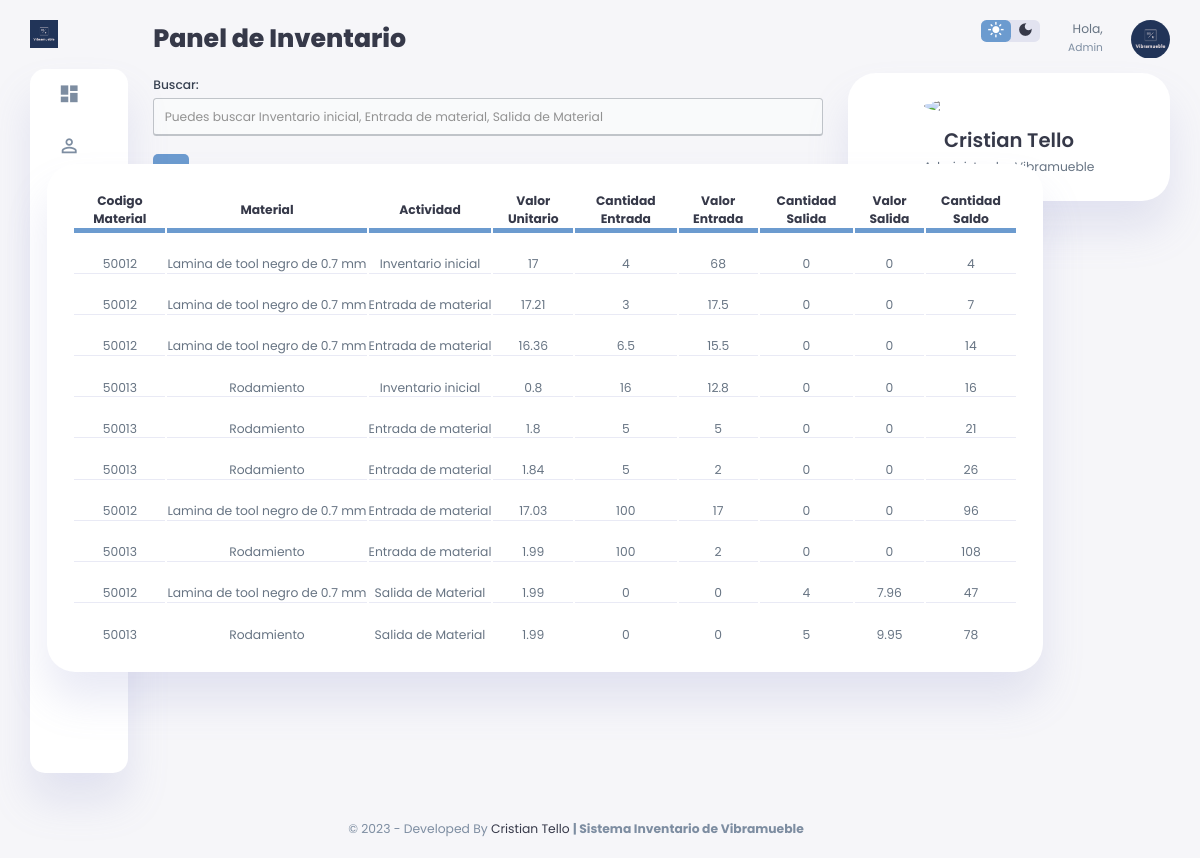
Page /php/inventario_panel.php on the committed database.
### tables this page shows
CREATE TABLE `kardex` (
  `Id_Kardex` int(11) NOT NULL,
  `Id_Usuario` int(11) NOT NULL,
  `Id_Material` int(11) NOT NULL,
  `Fecha_K` datetime NOT NULL DEFAULT current_timestamp(),
  `Desc_K` varchar(100) NOT NULL,
  `Valor_Unit_K` float NOT NULL,
  `Cantidad_Ent_K` float NOT NULL,
  `Valor_Ent_K` float NOT NULL,
  `Cantidad_Sal_K` float NOT NULL,
  `Valor_Sal_K` float NOT NULL,
  `Cantidad_Saldo_k` float NOT NULL,
  `Valor_Saldo_K` float NOT NULL
);

CREATE TABLE `material` (
  `Id_Material` int(11) NOT NULL,
  `Id_Unidad` int(11) NOT NULL,
  `Id_Usuario` int(11) NOT NULL,
  `Nombre_Material` varchar(50) NOT NULL,
  `CostoPorUnidad_Material` float NOT NULL,
  `Existencia_Material` float NOT NULL,
  `Estado_Material` int(2) NOT NULL DEFAULT 1,
  `Dateadd_Material` datetime NOT NULL DEFAULT current_timestamp()
);

### php/inventario_panel.php (the view, shortened to what this page needs)
<?php
include('dbconnection.php');
include('parts/head.php');
?>
</head>
<body>
    <?php
    include('parts/sidebar.php')
    ?>
    <main>
        <h1>Panel de Inventario</h1>
        <div class="nice-form-group">
            <div class="nice-form-group" width="30%">
                <label for="campo">Buscar: </label>
                <input type="text" class="campo" name="campo" id="campo" placeholder="Puedes buscar Inventario inicial, Entrada de material, Salida de Material" />
            </div>
        </div>
        <div class="recent-orders">
            <table>
                <thead>
                    <tr>
                        <th>Codigo Material</th>
                        <th>Material</th>
                        <th>Actividad</th>
                        <th>Valor Unitario</th>
                        <th>Cantidad Entrada</th>
                        <th>Valor Entrada</th>
                        <th>Cantidad Salida</th>
                        <th>Valor Salida</th>
                        <th>Cantidad Saldo</th>
                    </tr>
                </thead>
                <tbody class="content">
                    <?php
                    $sql_register = mysqli_query($con, "SELECT COUNT(*) as total_registro FROM kardex");
                    $result_register = mysqli_fetch_array($sql_register);
                    $total_registro = $result_register['total_registro'];
                    $por_pagina = 10;
                    if (empty($_GET['pagina'])) {
                        $pagina = 1;
                    } else {
                        $pagina = $_GET['pagina'];
                    }
                    $desde = ($pagina - 1) * $por_pagina;
                    $total_paginas = ceil($total_registro / $por_pagina);
                    $ret = mysqli_query($con, "SELECT * FROM kardex LIMIT $desde,$por_pagina");
                    $row = mysqli_num_rows($ret);
                    if ($row > 0) {
                        while ($row = mysqli_fetch_array($ret)) {
                            $color_row = "";
                    ?>
                            <tr class="id_row" <?php echo $color_row; ?> id="<?php echo $row['Id_Kardex'] ?>">
                                <td>
                                    <div class="nice-form-group">
                                        <span class="editSpan dd_material status"><?php echo $row['Id_Material']; ?></span>
                                    </div>
                                </td>
                                <?php
                                $ret_material = mysqli_query($con, "SELECT Nombre_Material FROM material WHERE Id_Material = '" . $row['Id_Material'] . "' ");
                                $row_material = mysqli_fetch_array($ret_material);
                                if ($row_material > 0) {
                                ?>
                                    <td>
                                        <div class="nice-form-group">
                                            <span class="editSpan fecha_kardex"><?php echo $row_material['Nombre_Material']; ?></span>
                                        </div>
                                    </td>
                                <?php
                                }
                                ?>
                                <td>
                                    <div class="nice-form-group">
                                        <span class="editSpan desc_kardex"><?php echo $row['Desc_K']; ?></span>
                                    </div>
                                </td>
                                <td>
                                    <div class="nice-form-group">
                                        <span class="editSpan valor_unit_K"><?php echo $row['Valor_Unit_K']; ?></span>
                                    </div>
                                </td>
                                <td>
                                    <div class="nice-form-group">
                                        <span class="editSpan cantidad_ent_k"><?php echo $row['Cantidad_Ent_K']; ?></span>
                                    </div>
                                </td>
                                <td>
                                    <div class="nice-form-group">
                                        <span class="editSpan valor_ent_k"><?php echo $row['Valor_Ent_K']; ?></span>
                                    </div>
                                </td>
                                <td>
                                    <div class="nice-form-group">
                                        <span class="editSpan cantidad_sal_k"><?php echo $row['Cantidad_Sal_K']; ?></span>
                                    </div>
                                </td>
                                <td>
                                    <div class="nice-form-group">
                                        <span class="editSpan valor_sal_k"><?php echo $row['Valor_Sal_K']; ?></span>
                                    </div>
                                </td>
                                <td>
                                    <div class="nice-form-group">
                                        <span class="editSpan cantidad_saldo_k"><?php echo $row['Cantidad_Saldo_k']; ?></span>
                                    </div>
                                </td>
                            </tr>
                        <?php
                        }
                    } else { ?>
                        <tr>
                            <th style="text-align:center; color:red;" colspan="8">No hay datos</th>
                        </tr>
                    <?php }
                    ?>
                </tbody>
            </table>
        </div>
        <br>
        <div class="pagination">
            <?php
            for ($i = 1; $i <= $total_paginas; $i++) {
                if ($i == $pagina) {
                    echo '<a class="active">' . $i . '</a>';
                } else {
                    echo '<a href="?pagina=' . $i . '">' . $i . '</a>';
                }
            }
            if ($pagina != $total_paginas) {
            ?>
                <a href="?pagina=<?php echo $pagina + 1 ?>">&raquo;</a>
            <?php
            }
            ?>
        </div>
    </main>
    <?php
    include('parts/right_section.php');
    ?>
    </div>
    <?php
    include('parts/footer.php');
    ?>
</body>

### php/parts/head.php (shortened to what this page needs)
<!DOCTYPE html>
<html lang="en">
<head>
    <link rel="stylesheet" href="../assets/fontawesome/css/all.min.css">
    <link rel="stylesheet" href="../css/style.css">
    <link rel="stylesheet" href="../css/form_style.css">
    <link rel="stylesheet" href="../css/modal_form_style.css">

### php/parts/sidebar.php (shortened to what this page needs)
<div class="container">
    <aside>
        <div class="toggle">
            <div class="logo">
                <img src="../img/logo.png" />
            </div>
        </div>
        <div class="sidebar">
            <a href="#">
                <span class="material-icons-sharp"> dashboard </span>
            </a>
            <a href="usuarios_panel.php">
                <span class="material-icons-sharp"> person_outline </span>
            </a>
            <a href="clientes_panel.php">
            </a>
            <a href="materiales_panel.php">
            </a>
            <a href="productos_panel.php">
            </a>
            <a href="factura_panel.php">
                <span class="message-count">27</span>
            </a>
            <a href="inventario_panel.php">
            </a>
            <a href="proveedor_panel.php">
            </a>
            <a href="#">
            </a>
            <a href="cerrar_sesion.php">
            </a>
        </div>
    </aside>

### php/parts/right_section.php (shortened to what this page needs)
<div class="right-section">
    <div class="nav">
        <div class="dark-mode">
            <span class="material-icons-sharp active"> light_mode </span>
            <span class="material-icons-sharp"> dark_mode </span>
        </div>
        <div class="profile">
            <div class="info">
                <p>Hola, <b><?php "Cristian" ?></b></p>
                <small class="text-muted">Admin</small>
            </div>
            <div class="profile-photo">
                <img src="../img/logo.png" />
            </div>
        </div>
    </div>
    <div class="user-profile">
        <div class="logo">
            <img src="../img/perfil/perfil.jpg ?>" />
            <h2><?php echo 'Cristian' ?>&nbsp;<?php echo 'Tello' ?></h2>
            <p>Administrador Vibramueble</p>
        </div>
    </div>
</div>

### php/parts/footer.php (shortened to what this page needs)
<footer>
    <div class="row align-items-center justify-content-xl-between">
        <div class="col-xl-6">
            <div class="copyright text-center text-xl-left text-muted">
                &copy; 2023 - Developed By <a href="">Cristian Tello</a>
                <strong> | Sistema Inventario de Vibramueble</strong>
            </div>
        </div>
    </div>
</footer>

### css/form_style.css (style rules this page uses)
.nice-form-group { --nf-input-size: 1rem; --nf-input-font-size: calc(var(--nf-input-size) * 0.875); --nf-small-font-size: calc(var(--nf-input-size) * 0.875); --nf-input-font-family: inherit; --nf-label-font-family: inherit; --nf-input-color: #20242f; --nf-input-border-radius: 0.25rem; --nf-input-placeholder-color: #929292; --nf-input-border-color: #c0c4c9; --nf-input-border-width: 1px; --nf-input-border-style: solid; --nf-input-border-bottom-width: 2px; --nf-input-focus-border-color: #3b4ce2; --nf-input-background-color: #f9fafb; --nf-invalid-input-border-color: var(--nf-input-border-color); --nf-invalid-input-background-color: var(--nf-input-background-color); --nf-invalid-input-color: var(--nf-input-color); --nf-valid-input-border-color: var(--nf-input-border-color); --nf-valid-input-background-color: var(--nf-input-background-color); --nf-valid-input-color: inherit; --nf-invalid-input-border-bottom-color: red; --nf-valid-input-border-bottom-color: green; --nf-label-font-size: var(--nf-small-font-size); --nf-label-color: #374151; --nf-label-font-weight: 500; --nf-slider-track-background: #dfdfdf; --nf-slider-track-height: 0.25rem; --nf-slider-thumb-size: calc(var(--nf-slider-track-height) * 4); --nf-slider-track-border-radius: var(--nf-slider-track-height); --nf-slider-thumb-border-width: 2px; --nf-slider-thumb-border-focus-width: 1px; --nf-slider-thumb-border-color: #fff; --nf-slider-thumb-background: var(--nf-input-focus-border-color); display: block; margin-top: calc(var(--nf-input-size) * 1.5); line-height: 1; white-space: nowrap; --switch-orb-size: var(--nf-input-size); --switch-orb-offset: calc(var(--nf-input-border-width) * 2); --switch-width: calc(var(--nf-input-size) * 2.5); --switch-height: calc(var(--nf-input-size) * 1.25 + var(--switch-orb-offset)); }
.nice-form-group > label { font-weight: var(--nf-label-font-weight); display: block; color: var(--nf-label-color); font-size: var(--nf-label-font-size); font-family: var(--nf-label-font-family); margin-bottom: calc(var(--nf-input-size) / 2); white-space: normal; }
.nice-form-group > .nice-form-group { margin-top: calc(var(--nf-input-size) / 2); }
.nice-form-group > input[type="checkbox"], .nice-form-group > input[type="date"], .nice-form-group > input[type="email"], .nice-form-group > input[type="month"], .nice-form-group > input[type="number"], .nice-form-group > input[type="password"], .nice-form-group > input[type="radio"], .nice-form-group > input[type="search"], .nice-form-group > input[type="tel"], .nice-form-group > input[type="text"], .nice-form-group > input[type="time"], .nice-form-group > input[type="url"], .nice-form-group > input[type="week"], .nice-form-group > select, .nice-form-group > textarea { background: var(--nf-input-background-color); font-family: inherit; font-size: var(--nf-input-font-size); border-bottom-width: var(--nf-input-border-width); font-family: var(--nf-input-font-family); box-shadow: none; border-radius: var(--nf-input-border-radius); border: var(--nf-input-border-width) var(--nf-input-border-style) var(--nf-input-border-color); border-bottom: var(--nf-input-border-bottom-width) var(--nf-input-border-style) var(--nf-input-border-color); color: var(--nf-input-color); width: 100%; padding: calc(var(--nf-input-size) * 0.75); height: calc(var(--nf-input-size) * 2.75); line-height: normal; -webkit-appearance: none; -moz-appearance: none; appearance: none; transition: all 0.15s ease-out; --icon-padding: calc(var(--nf-input-size) * 2.25); --icon-background-offset: calc(var(--nf-input-size) * 0.75); }

### rows in the picture
kardex: Id_Material "50012", Id_Material.Nombre_Material "Lamina de tool negro de 0.7 mm", Desc_K "Inventario inicial", Valor_Unit_K "17", Cantidad_Ent_K "4", Valor_Ent_K "68", Cantidad_Sal_K "0", Valor_Sal_K "0", Cantidad_Saldo_k "4"
kardex: Id_Material "50012", Id_Material.Nombre_Material "Lamina de tool negro de 0.7 mm", Desc_K "Entrada de material", Valor_Unit_K "17.21", Cantidad_Ent_K "3", Valor_Ent_K "17.5", Cantidad_Sal_K "0", Valor_Sal_K "0", Cantidad_Saldo_k "7"
kardex: Id_Material "50012", Id_Material.Nombre_Material "Lamina de tool negro de 0.7 mm", Desc_K "Entrada de material", Valor_Unit_K "16.36", Cantidad_Ent_K "6.5", Valor_Ent_K "15.5", Cantidad_Sal_K "0", Valor_Sal_K "0", Cantidad_Saldo_k "14"
kardex: Id_Material "50013", Id_Material.Nombre_Material "Rodamiento", Desc_K "Inventario inicial", Valor_Unit_K "0.8", Cantidad_Ent_K "16", Valor_Ent_K "12.8", Cantidad_Sal_K "0", Valor_Sal_K "0", Cantidad_Saldo_k "16"
kardex: Id_Material "50013", Id_Material.Nombre_Material "Rodamiento", Desc_K "Entrada de material", Valor_Unit_K "1.8", Cantidad_Ent_K "5", Valor_Ent_K "5", Cantidad_Sal_K "0", Valor_Sal_K "0", Cantidad_Saldo_k "21"
kardex: Id_Material "50013", Id_Material.Nombre_Material "Rodamiento", Desc_K "Entrada de material", Valor_Unit_K "1.84", Cantidad_Ent_K "5", Valor_Ent_K "2", Cantidad_Sal_K "0", Valor_Sal_K "0", Cantidad_Saldo_k "26"
kardex: Id_Material "50012", Id_Material.Nombre_Material "Lamina de tool negro de 0.7 mm", Desc_K "Entrada de material", Valor_Unit_K "17.03", Cantidad_Ent_K "100", Valor_Ent_K "17", Cantidad_Sal_K "0", Valor_Sal_K "0", Cantidad_Saldo_k "96"
kardex: Id_Material "50013", Id_Material.Nombre_Material "Rodamiento", Desc_K "Entrada de material", Valor_Unit_K "1.99", Cantidad_Ent_K "100", Valor_Ent_K "2", Cantidad_Sal_K "0", Valor_Sal_K "0", Cantidad_Saldo_k "108"
kardex: Id_Material "50012", Id_Material.Nombre_Material "Lamina de tool negro de 0.7 mm", Desc_K "Salida de Material", Valor_Unit_K "1.99", Cantidad_Ent_K "0", Valor_Ent_K "0", Cantidad_Sal_K "4", Valor_Sal_K "7.96", Cantidad_Saldo_k "47"
kardex: Id_Material "50013", Id_Material.Nombre_Material "Rodamiento", Desc_K "Salida de Material", Valor_Unit_K "1.99", Cantidad_Ent_K "0", Valor_Ent_K "0", Cantidad_Sal_K "5", Valor_Sal_K "9.95", Cantidad_Saldo_k "78"
